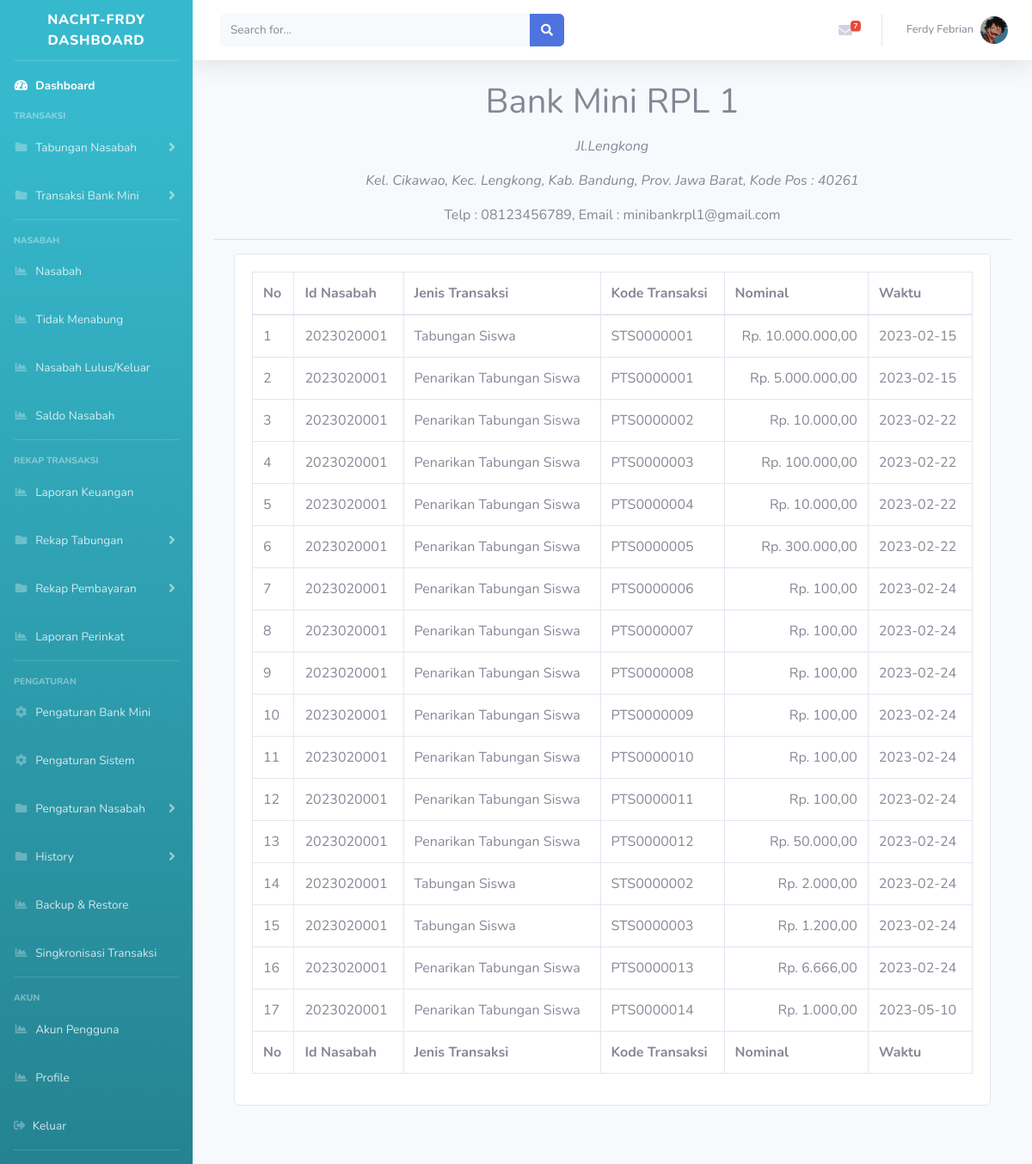
/admin/index.php?page=Transaksi (signed in), run on the app's committed database.
### tables this page shows
CREATE TABLE `tbl_informasi` (
  `id_informasi` int(1) NOT NULL,
  `nama_organisasi` varchar(100) NOT NULL,
  `email_organisasi` varchar(50) NOT NULL,
  `alamat_organisasi` varchar(100) NOT NULL,
  `telp_organisasi` varchar(16) NOT NULL,
  `pimpinan` varchar(100) NOT NULL,
  `bendahara` varchar(100) NOT NULL,
  `kel_organisasi` varchar(50) NOT NULL,
  `kec_organisasi` varchar(50) NOT NULL,
  `kab_organisasi` varchar(50) NOT NULL,
  `prov_organisasi` varchar(50) NOT NULL,
  `kode_pos_organisasi` varchar(50) NOT NULL
);

CREATE TABLE `tbl_transaksi` (
  `id_transaksi` int(11) NOT NULL,
  `id_nasabah` varchar(10) NOT NULL,
  `jenis_transaksi` varchar(1) NOT NULL,
  `kode_transaksi` varchar(10) NOT NULL,
  `keterangan` varchar(100) NOT NULL,
  `nominal` int(10) NOT NULL,
  `id_user` varchar(6) NOT NULL,
  `tgl_transaksi` date NOT NULL,
  `status_transaksi` varchar(1) NOT NULL
);

### inc/informasi.php (called while the page is built)
<?php
include "koneksi.php";
$QUERY_INFO = mysqli_query($KONEKSI, "SELECT * FROM tbl_informasi WHERE id_informasi ='1'");
$DATA_INFO = mysqli_fetch_array($QUERY_INFO);
?>

### inc/function.php (called while the page is built, shortened)
<?php
function rupiah($ANGKA) {
    if ($ANGKA <= 0) {
        return "Rp. " . number_format($ANGKA, 2, ',','.');;
    } else {
        return "Rp. ". number_format($ANGKA, 2, ',','.');
    }
}

### pages/history/transaksi/tampil.php (the view, shortened to what this page needs)
<div class="text-center">
		<h1 class="lap"><?php echo @$DATA_INFO['nama_organisasi']; ?></h1>
		<i>
			<p><?php echo @$DATA_INFO['alamat_organisasi']; ?></p>
			<p>Kel. <?php echo @$DATA_INFO['kel_organisasi']; ?>, Kec. <?php echo @$DATA_INFO['kec_organisasi']; ?>, Kab. <?php echo @$DATA_INFO['kab_organisasi']; ?>, Prov. <?php echo @$DATA_INFO['prov_organisasi']; ?>, Kode Pos : <?php echo @$DATA_INFO['kode_pos_organisasi']; ?></p>
		</i>
			<p>Telp : <?php echo @$DATA_INFO['telp_organisasi']; ?>, Email : <?php echo @$DATA_INFO['email_organisasi']; ?></p>
	<hr class="garis">
</div>
<section class="content">
  <div class="container-fluid">
    <div class="row">
      <div class="col-12">
        <div class="card">
          <div class="card-body">
            <table id="example2" class="table table-bordered table-hover">
              <thead>
              <tr>
                <th>No</th>
                <th>Id Nasabah</th>
                <th>Jenis Transaksi</th>
                <th>Kode Transaksi</th>
                <th>Nominal</th>
                <th>Waktu</th>
              </tr>
              </thead>
              <tbody>
                <?php $DATA = mysqli_query($KONEKSI,"SELECT * FROM tbl_transaksi ORDER BY id_transaksi ASC ");
                $NO = 1;
                while($TABUNGAN = mysqli_fetch_array($DATA)) {
                ?>
              <tr>
                <td><?php echo $NO; ?></td>
                <td><?php echo $TABUNGAN['id_nasabah'];?></td>
                <td><?php
                switch ($TABUNGAN['jenis_transaksi']){
                  case 1:
                      echo ' Tabungan Siswa ';
                      break;
                  case 2:
                      echo ' Penarikan Tabungan Siswa ';
                      break;
                }
                ?></td>
                <td><?php echo $TABUNGAN['kode_transaksi'];?></td>
                <?php $number = $TABUNGAN['nominal']?>
                <td align="right"><?php echo rupiah("$number");?></td>
                <td><?php echo $TABUNGAN['tgl_transaksi'];?></td></tr>
              <?php
              $NO++;
              };?>
              </tbody>
              <tfoot>
              <tr>
              <th>No</th>
                <th>Id Nasabah</th>
                <th>Jenis Transaksi</th>
                <th>Kode Transaksi</th>
                <th>Nominal</th>
                <th>Waktu</th>
              </tr>
              </tfoot>
            </table>
          </div>
        </div>
      </div>
    </div>
  </div>
</section>

### data on the page
tbl_informasi: nama_organisasi "Bank Mini RPL 1", alamat_organisasi "Jl.Lengkong", kel_organisasi "Cikawao", kec_organisasi "Lengkong", kab_organisasi "Bandung", prov_organisasi "Jawa Barat", kode_pos_organisasi "40261", telp_organisasi "08123456789", email_organisasi "minibankrpl1@gmail.com"
tbl_transaksi: id_nasabah "2023020001", jenis_transaksi "Tabungan Siswa", kode_transaksi "STS0000001", nominal "Rp. 10.000.000,00", tgl_transaksi "2023-02-15"
tbl_transaksi: id_nasabah "2023020001", jenis_transaksi "Penarikan Tabungan Siswa", kode_transaksi "PTS0000001", nominal "Rp. 5.000.000,00", tgl_transaksi "2023-02-15"
tbl_transaksi: id_nasabah "2023020001", jenis_transaksi "Penarikan Tabungan Siswa", kode_transaksi "PTS0000002", nominal "Rp. 10.000,00", tgl_transaksi "2023-02-22"
tbl_transaksi: id_nasabah "2023020001", jenis_transaksi "Penarikan Tabungan Siswa", kode_transaksi "PTS0000003", nominal "Rp. 100.000,00", tgl_transaksi "2023-02-22"
tbl_transaksi: id_nasabah "2023020001", jenis_transaksi "Penarikan Tabungan Siswa", kode_transaksi "PTS0000004", nominal "Rp. 10.000,00", tgl_transaksi "2023-02-22"
tbl_transaksi: id_nasabah "2023020001", jenis_transaksi "Penarikan Tabungan Siswa", kode_transaksi "PTS0000005", nominal "Rp. 300.000,00", tgl_transaksi "2023-02-22"
tbl_transaksi: id_nasabah "2023020001", jenis_transaksi "Penarikan Tabungan Siswa", kode_transaksi "PTS0000006", nominal "Rp. 100,00", tgl_transaksi "2023-02-24"
tbl_transaksi: id_nasabah "2023020001", jenis_transaksi "Penarikan Tabungan Siswa", kode_transaksi "PTS0000007", nominal "Rp. 100,00", tgl_transaksi "2023-02-24"
tbl_transaksi: id_nasabah "2023020001", jenis_transaksi "Penarikan Tabungan Siswa", kode_transaksi "PTS0000008", nominal "Rp. 100,00", tgl_transaksi "2023-02-24"
tbl_transaksi: id_nasabah "2023020001", jenis_transaksi "Penarikan Tabungan Siswa", kode_transaksi "PTS0000009", nominal "Rp. 100,00", tgl_transaksi "2023-02-24"
tbl_transaksi: id_nasabah "2023020001", jenis_transaksi "Penarikan Tabungan Siswa", kode_transaksi "PTS0000010", nominal "Rp. 100,00", tgl_transaksi "2023-02-24"
tbl_transaksi: id_nasabah "2023020001", jenis_transaksi "Penarikan Tabungan Siswa", kode_transaksi "PTS0000011", nominal "Rp. 100,00", tgl_transaksi "2023-02-24"
tbl_transaksi: id_nasabah "2023020001", jenis_transaksi "Penarikan Tabungan Siswa", kode_transaksi "PTS0000012", nominal "Rp. 50.000,00", tgl_transaksi "2023-02-24"
tbl_transaksi: id_nasabah "2023020001", jenis_transaksi "Tabungan Siswa", kode_transaksi "STS0000002", nominal "Rp. 2.000,00", tgl_transaksi "2023-02-24"
tbl_transaksi: id_nasabah "2023020001", jenis_transaksi "Tabungan Siswa", kode_transaksi "STS0000003", nominal "Rp. 1.200,00", tgl_transaksi "2023-02-24"
tbl_transaksi: id_nasabah "2023020001", jenis_transaksi "Penarikan Tabungan Siswa", kode_transaksi "PTS0000013", nominal "Rp. 6.666,00", tgl_transaksi "2023-02-24"
tbl_transaksi: id_nasabah "2023020001", jenis_transaksi "Penarikan Tabungan Siswa", kode_transaksi "PTS0000014", nominal "Rp. 1.000,00", tgl_transaksi "2023-05-10"
